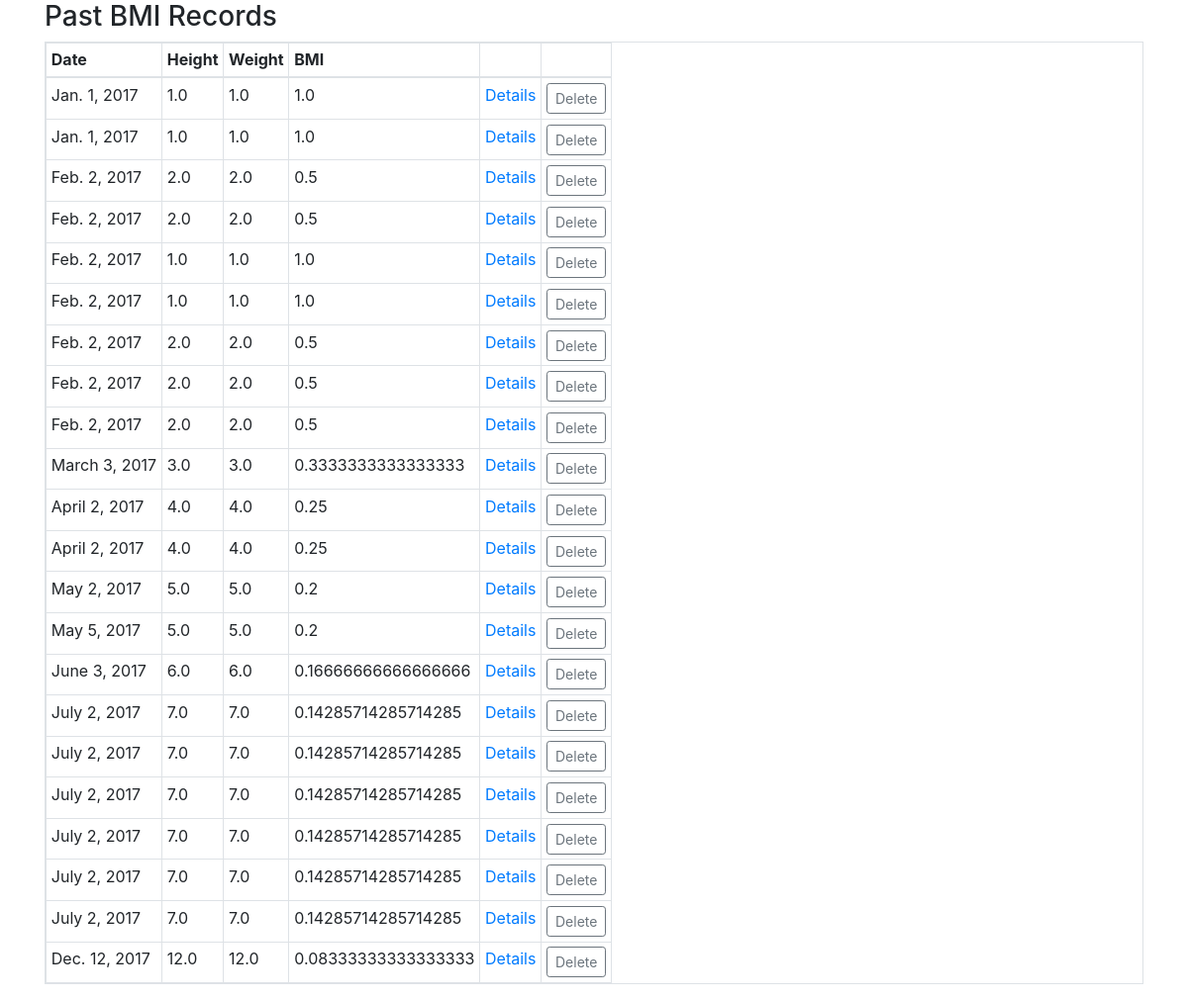
The page /measurements/ on the database as committed earlier.
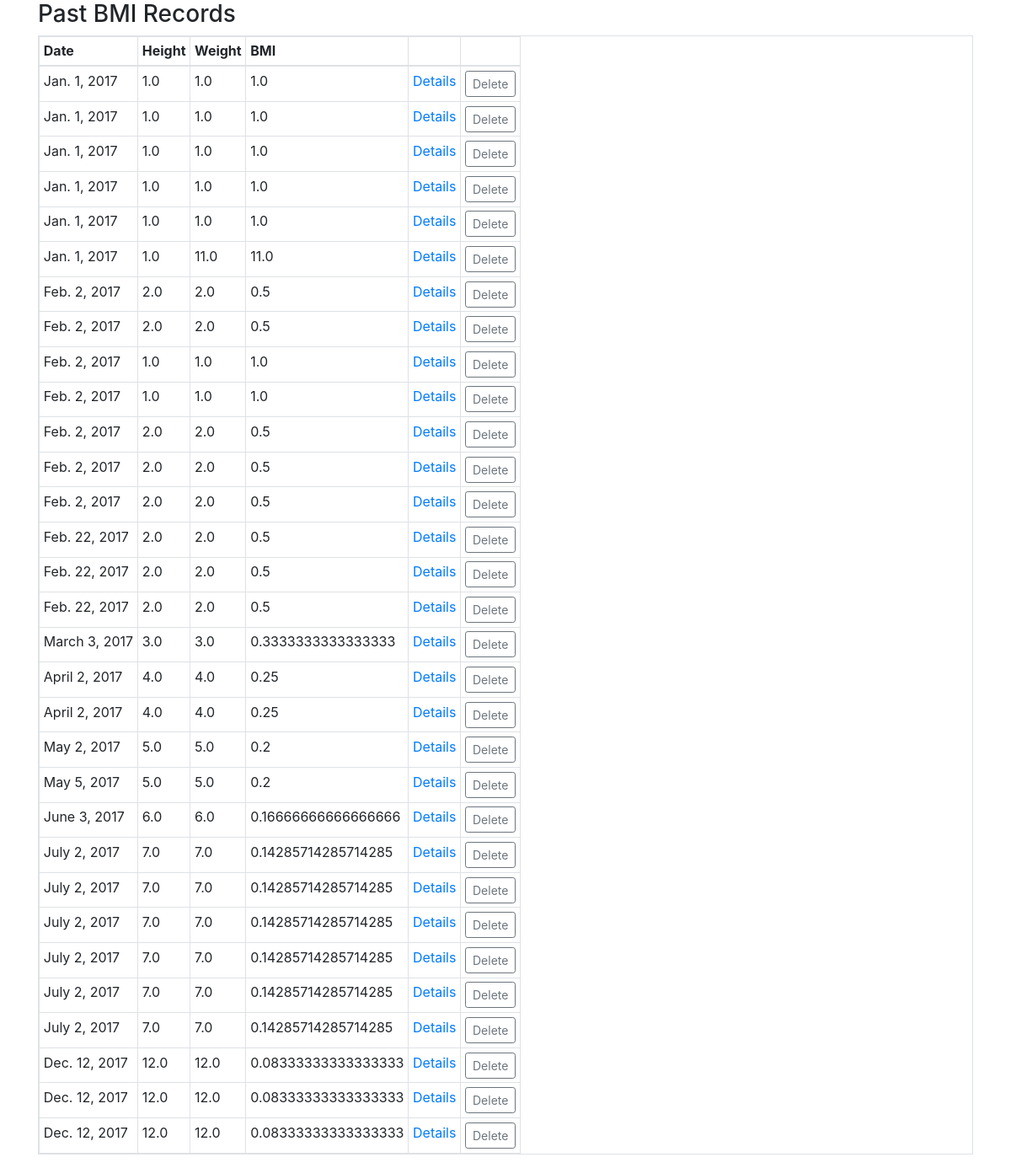
The same page on the database as committed later.
### core/models.py (models this page shows)
class BmiMeasurement(models.Model):
    height_in_meters = models.FloatField()
    weight_in_kg = models.FloatField()
    measured_at = models.DateField()
    def bmi(self):
        return self.weight_in_kg / self.height_in_meters ** 2

### core/views.py (the view)
# urls.py: url(r'^measurements/$', views.measurements, name="all_measurements"),
def measurements(request):
    measurements = BmiMeasurement.objects.order_by("measured_at").all()
    return render(request, "measurements.html", {"measurements": measurements})

### core/templates/measurements.html (shortened to what this page needs)
{% extends "layout.html" %}
{% block body %}
<h3>
  Past BMI Records
</h3>
<table class="table table-responsive table-bordered table-hover table-sm">
  <thead class="thead-inverse">
    <tr>
      <th>Date</th>
      <th>Height</th>
      <th>Weight</th>
      <th>BMI</th>
      <th></th>
      <th></th>
    </tr>
  </thead>
  {% for measurement in measurements %}
  <tr>
    <td>{{ measurement.measured_at }}</td>
    <td>{{ measurement.height_in_meters }}</td>
    <td>{{ measurement.weight_in_kg }}</td>
    <td>{{ measurement.bmi }}</td>
    <td><a href="{% url 'delete_measurement' id=measurement.id %}">Details</a></td>
    <td class="text-center">
      <form action="/measurements/{{measurement.id}}/" method="post">
			  <input type="submit" class="btn btn-sm btn-outline-secondary btn-block" value="Delete">
			</form>
    </td>
  </tr>
  {% endfor %}
</table>
{% endblock %}

### core/templates/layout.html (shortened to what this page needs)
<!DOCTYPE html>
<html>
  <head>
    <link rel="stylesheet" href="https://maxcdn.bootstrapcdn.com/bootstrap/4.0.0-beta/css/bootstrap.min.css">
  </head>
  <body>
    <div class="container">
      {% block body %}
      {% endblock %}
    </div>
  </body>
</html>

Rows that differ between the two databases and show on the page:
added BmiMeasurement: measured_at "Jan. 1, 2017", height_in_meters "1.0", weight_in_kg "1.0", bmi "1.0"
added BmiMeasurement: measured_at "Jan. 1, 2017", height_in_meters "1.0", weight_in_kg "1.0", bmi "1.0"
added BmiMeasurement: measured_at "Jan. 1, 2017", height_in_meters "1.0", weight_in_kg "1.0", bmi "1.0"
added BmiMeasurement: measured_at "Jan. 1, 2017", height_in_meters "1.0", weight_in_kg "11.0", bmi "11.0"
added BmiMeasurement: measured_at "Feb. 22, 2017", height_in_meters "2.0", weight_in_kg "2.0", bmi "0.5"
added BmiMeasurement: measured_at "Feb. 22, 2017", height_in_meters "2.0", weight_in_kg "2.0", bmi "0.5"
added BmiMeasurement: measured_at "Feb. 22, 2017", height_in_meters "2.0", weight_in_kg "2.0", bmi "0.5"
added BmiMeasurement: measured_at "Dec. 12, 2017", height_in_meters "12.0", weight_in_kg "12.0", bmi "0.08333333333333333"
added BmiMeasurement: measured_at "Dec. 12, 2017", height_in_meters "12.0", weight_in_kg "12.0", bmi "0.08333333333333333"
